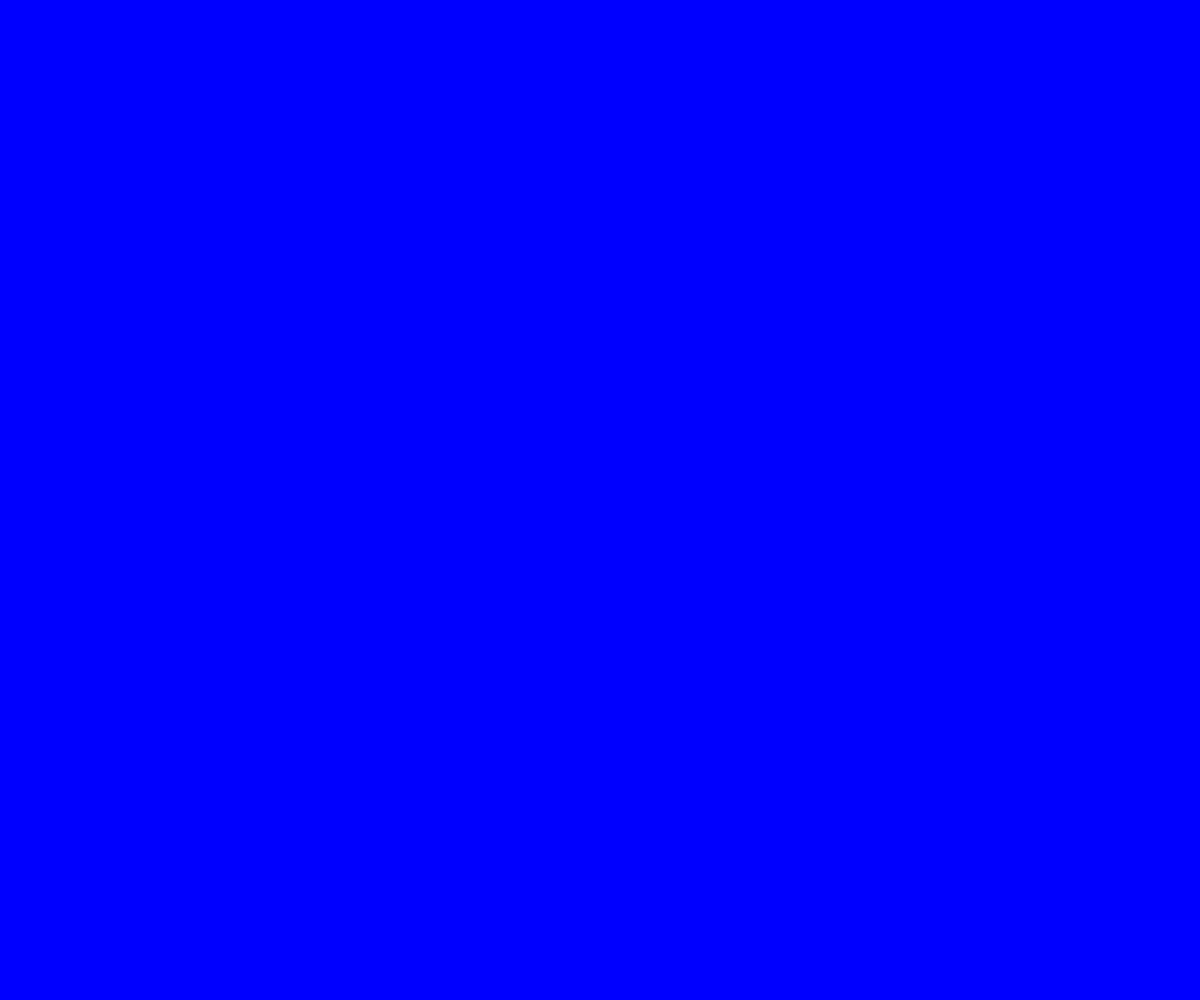
Frame 1 (no input)
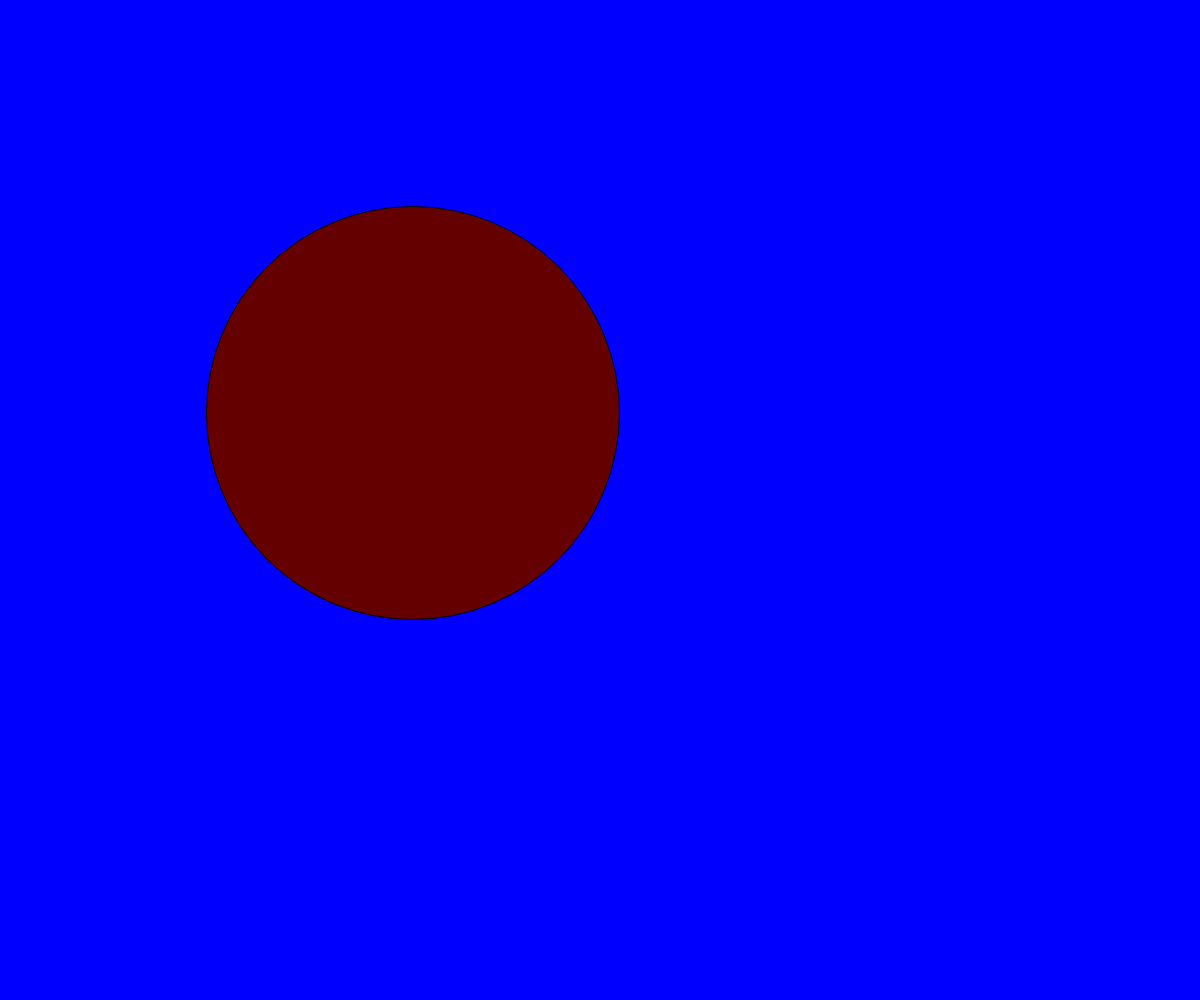
Frame 60 (no input)
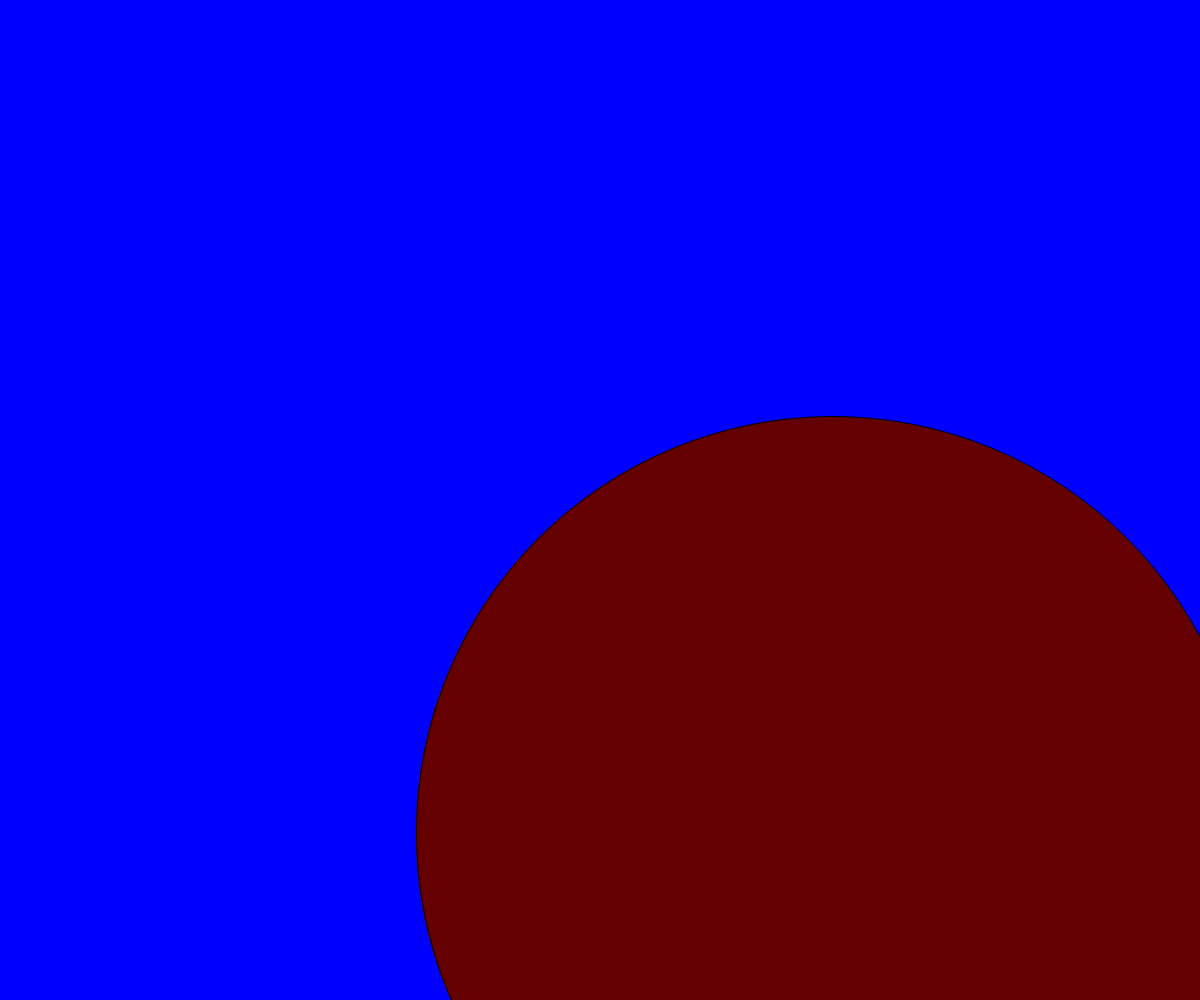
Frame 120 (the mouse pressed at the canvas centre since frame 60)

The p5.js sketch that drew these frames (run headless with seeded random() and noise() and a simulated clock; from frame 60 on, the mouse is pressed at the canvas centre):

// p5.js sketch
// ── sketch.js
var x = 0
function setup() {
    createCanvas(windowWidth, windowHeight)
    background("red")
}

function draw() {
    background("blue")
    fill(100, 0, 0)
    ellipse(x, x, x)
    x = x + 7
    if (x > width) {
        x = 0
    }
}
